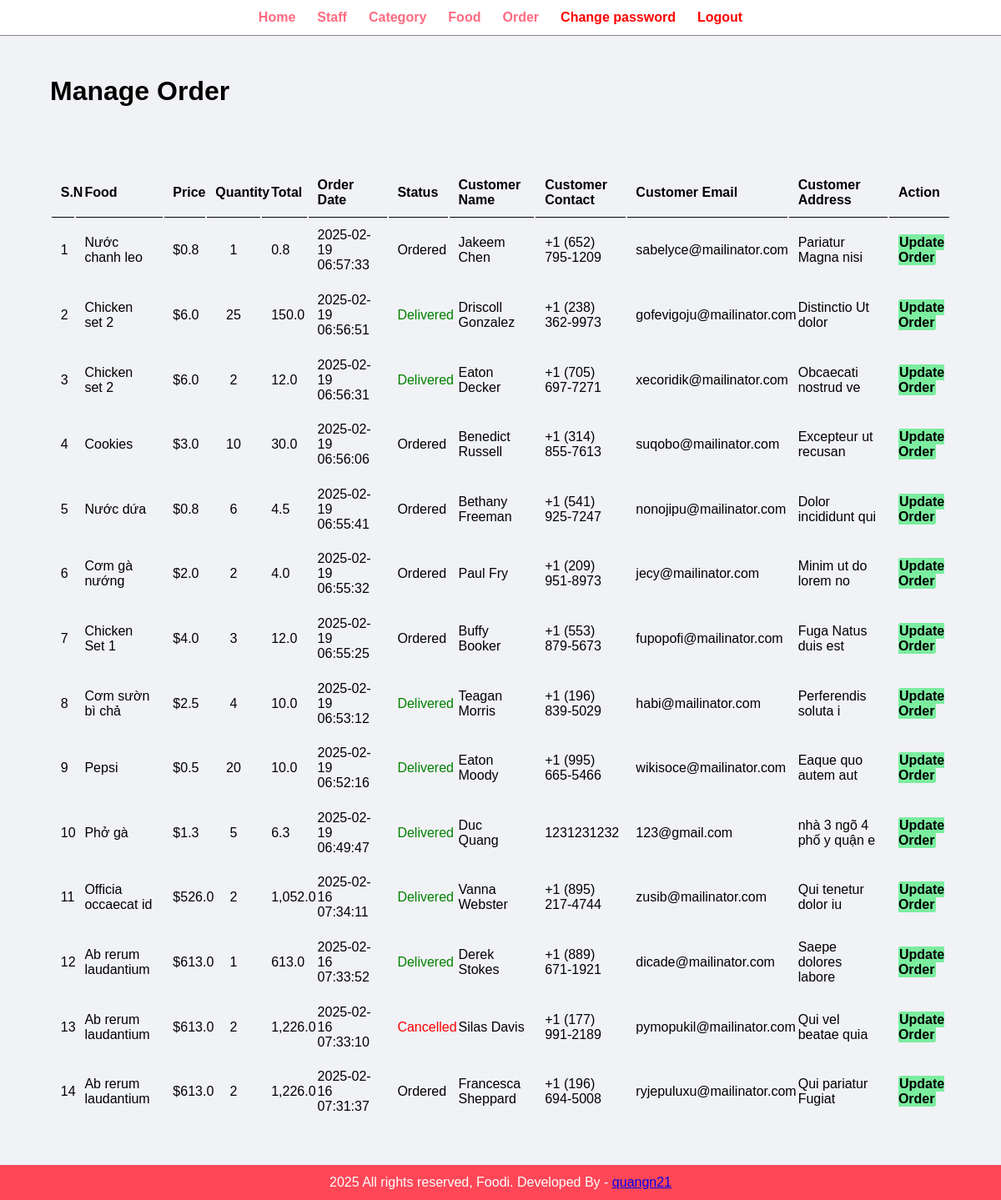
The page /admin/manage-order.php (signed in) on the database its author committed.
### tables this page shows
CREATE TABLE `order` (
  `id` int(10) UNSIGNED NOT NULL,
  `food` varchar(150) DEFAULT NULL,
  `price` decimal(10,6) DEFAULT NULL,
  `qty` int(11) DEFAULT NULL,
  `total` decimal(10,6) DEFAULT NULL,
  `order_date` datetime DEFAULT NULL,
  `status` varchar(50) DEFAULT NULL,
  `customer_name` varchar(150) DEFAULT NULL,
  `customer_contact` varchar(20) DEFAULT NULL,
  `customer_email` varchar(150) DEFAULT NULL,
  `customer_address` varchar(255) DEFAULT NULL
);

### admin/manage-order.php (the view, shortened to what this page needs)
<?php include('partials/menu.php'); ?>
<div class="main-content">
    <div class="wrapper">
        <h1>Manage Order</h1>
        <br><br><br>
        <br>
        <table class="tbl-full">
            <tr>
                <th>S.N</th>
                <th>Food</th>
                <th>Price</th>
                <th>Quantity</th>
                <th>Total</th>
                <th>Order Date</th>
                <th>Status</th>
                <th>Customer Name</th>
                <th>Customer Contact</th>
                <th>Customer Email</th>
                <th>Customer Address</th>
                <th>Action</th>
            </tr>
            <?php
                $sql = "SELECT * FROM `order` ORDER BY id DESC";
                $res = mysqli_query($conn, $sql);
                $count = mysqli_num_rows($res);
                if($count > 0){
                    $sn=1;
                    while ($row = mysqli_fetch_assoc($res)){
                        $id = $row['id'];
                        $food = $row['food'];
                        $price = $row['price'];
                        $qty = $row['qty'];
                        $total = $row['total'];
                        $order_date = $row['order_date'];
                        $status = $row['status'];
                        $customer_name = $row['customer_name'];
                        $customer_contact = $row['customer_contact'];
                        $customer_email = $row['customer_email'];
                        $customer_address = $row['customer_address'];
                        ?>
                        <tr>
                            <td><?php echo $sn++; ?></td>
                            <td><?php echo $food; ?></td>
                            <td class="text-center"><?php echo "$".number_format($price, 1); ?></td>
                            <td class="text-center"><?php echo $qty; ?></td>
                            <td><?php echo number_format($total, 1); ?></td>
                            <td><?php echo $order_date; ?></td>
                            <td>
                                <?php
                                    if($status == "Ordered"){
                                        echo "<label class='text-center'>$status</label>";
                                    }else if($status == "On Delivery"){
                                        echo "<label class='text-center' style='color: orange'>$status</label>";
                                    }else if($status == "Delivered"){
                                        echo "<label class='text-center' style='color: green'>$status</label>";
                                    }else if($status == "Cancelled"){
                                        echo "<label class='text-center' style='color: red'>$status</label>";
                                    }
                                ?>
                            </td>
                            <td><?php echo $customer_name; ?></td>
                            <td><?php echo $customer_contact; ?></td>
                            <td><?php echo $customer_email; ?></td>
                            <td><?php echo $customer_address; ?></td>
                            <td>
                                <a href="<?php echo SITE_URL ?>admin/update-order.php?id=<?php echo $id ?>" class="btn-secondary">Update Order</a>
                            </td>
                        </tr>
                        <?php
                    }
                }else{
                    echo "<tr><td colspan='12'>Order not available</td></tr>";
                }
            ?>
        </table>
    </div>
</div>
<?php include('partials/footer.php'); ?>

### css/admin.css (style rules this page uses)
* { margin: 0; padding: 0; font-family: Arial, Helvetica, sans-serif; }
.wrapper { padding: 1%; width: 90%; margin: 0 auto; }
.text-center { text-align: center; }
.tbl-full { width: 100%; }
table tr th { border-bottom: 1px solid black; padding: 1%; text-align: left; }
table tr td { padding: 1%; }
.btn-secondary { background-color: #7bed9f; padding: 2%; color: black; text-decoration: none; font-weight: bold; border-radius: 3px; }
.main-content { background-color: #f1f2f6; padding: 3% 0; }

### rows shown on the page
order: food "Nước chanh leo", price "0.8", qty "1", total "0.8", order_date "2025-02-19 06:57:33", status "Ordered", customer_name "Jakeem Chen", customer_contact "+1 (652) 795-1209", customer_email "sabelyce@mailinator.com", customer_address "Pariatur Magna nisi"
order: food "Chicken set 2", price "6.0", qty "25", total "150.0", order_date "2025-02-19 06:56:51", status "Delivered", customer_name "Driscoll Gonzalez", customer_contact "+1 (238) 362-9973", customer_email "gofevigoju@mailinator.com", customer_address "Distinctio Ut dolor"
order: food "Chicken set 2", price "6.0", qty "2", total "12.0", order_date "2025-02-19 06:56:31", status "Delivered", customer_name "Eaton Decker", customer_contact "+1 (705) 697-7271", customer_email "xecoridik@mailinator.com", customer_address "Obcaecati nostrud ve"
order: food "Cookies", price "3.0", qty "10", total "30.0", order_date "2025-02-19 06:56:06", status "Ordered", customer_name "Benedict Russell", customer_contact "+1 (314) 855-7613", customer_email "suqobo@mailinator.com", customer_address "Excepteur ut recusan"
order: food "Nước dứa", price "0.8", qty "6", total "4.5", order_date "2025-02-19 06:55:41", status "Ordered", customer_name "Bethany Freeman", customer_contact "+1 (541) 925-7247", customer_email "nonojipu@mailinator.com", customer_address "Dolor incididunt qui"
order: food "Cơm gà nướng", price "2.0", qty "2", total "4.0", order_date "2025-02-19 06:55:32", status "Ordered", customer_name "Paul Fry", customer_contact "+1 (209) 951-8973", customer_email "jecy@mailinator.com", customer_address "Minim ut do lorem no"
order: food "Chicken Set 1", price "4.0", qty "3", total "12.0", order_date "2025-02-19 06:55:25", status "Ordered", customer_name "Buffy Booker", customer_contact "+1 (553) 879-5673", customer_email "fupopofi@mailinator.com", customer_address "Fuga Natus duis est"
order: food "Cơm sườn bì chả", price "2.5", qty "4", total "10.0", order_date "2025-02-19 06:53:12", status "Delivered", customer_name "Teagan Morris", customer_contact "+1 (196) 839-5029", customer_email "habi@mailinator.com", customer_address "Perferendis soluta i"
order: food "Pepsi", price "0.5", qty "20", total "10.0", order_date "2025-02-19 06:52:16", status "Delivered", customer_name "Eaton Moody", customer_contact "+1 (995) 665-5466", customer_email "wikisoce@mailinator.com", customer_address "Eaque quo autem aut"
order: food "Phở gà", price "1.3", qty "5", total "6.3", order_date "2025-02-19 06:49:47", status "Delivered", customer_name "Duc Quang", customer_contact "1231231232", customer_email "123@gmail.com", customer_address "nhà 3 ngõ 4 phố y quận e"
order: food "Officia occaecat id", price "526.0", qty "2", total "1,052.0", order_date "2025-02-16 07:34:11", status "Delivered", customer_name "Vanna Webster", customer_contact "+1 (895) 217-4744", customer_email "zusib@mailinator.com", customer_address "Qui tenetur dolor iu"
order: food "Ab rerum laudantium", price "613.0", qty "1", total "613.0", order_date "2025-02-16 07:33:52", status "Delivered", customer_name "Derek Stokes", customer_contact "+1 (889) 671-1921", customer_email "dicade@mailinator.com", customer_address "Saepe dolores labore"
order: food "Ab rerum laudantium", price "613.0", qty "2", total "1,226.0", order_date "2025-02-16 07:33:10", status "Cancelled", customer_name "Silas Davis", customer_contact "+1 (177) 991-2189", customer_email "pymopukil@mailinator.com", customer_address "Qui vel beatae quia"
order: food "Ab rerum laudantium", price "613.0", qty "2", total "1,226.0", order_date "2025-02-16 07:31:37", status "Ordered", customer_name "Francesca Sheppard", customer_contact "+1 (196) 694-5008", customer_email "ryjepuluxu@mailinator.com", customer_address "Qui pariatur Fugiat"
